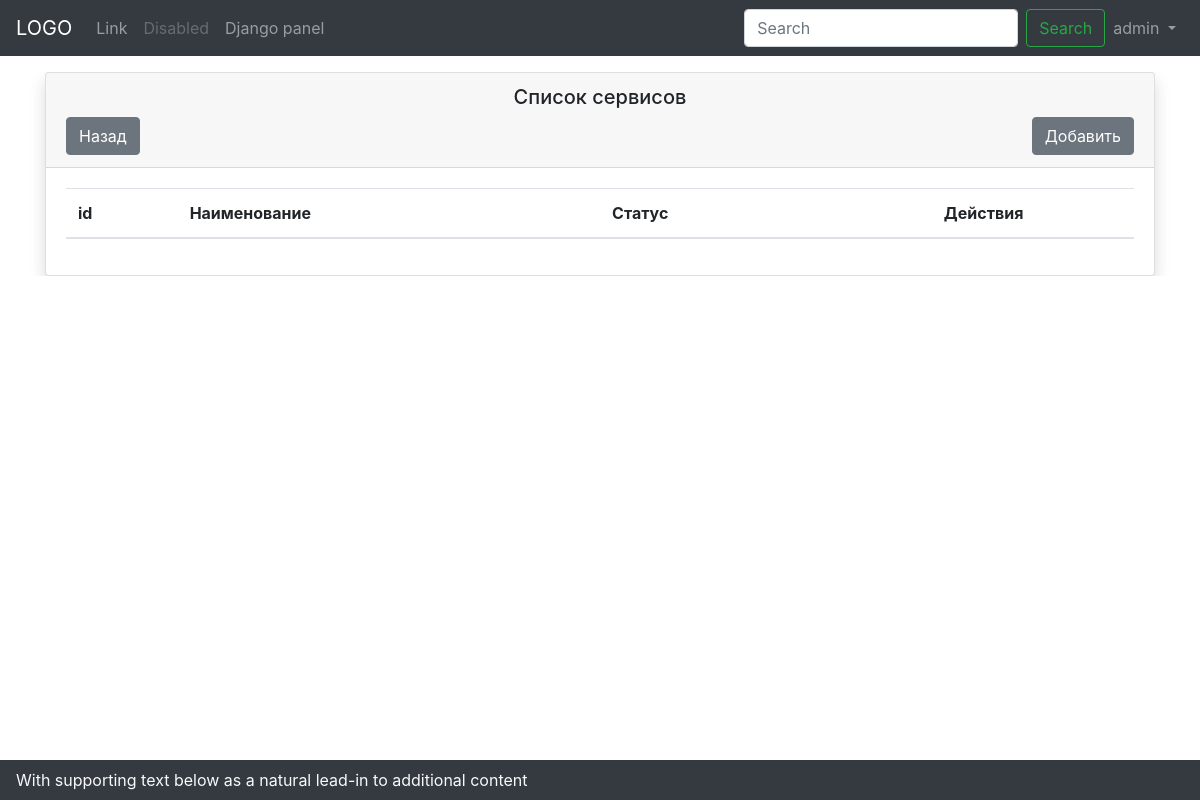
The app's page /service/list/ (signed in), older data.
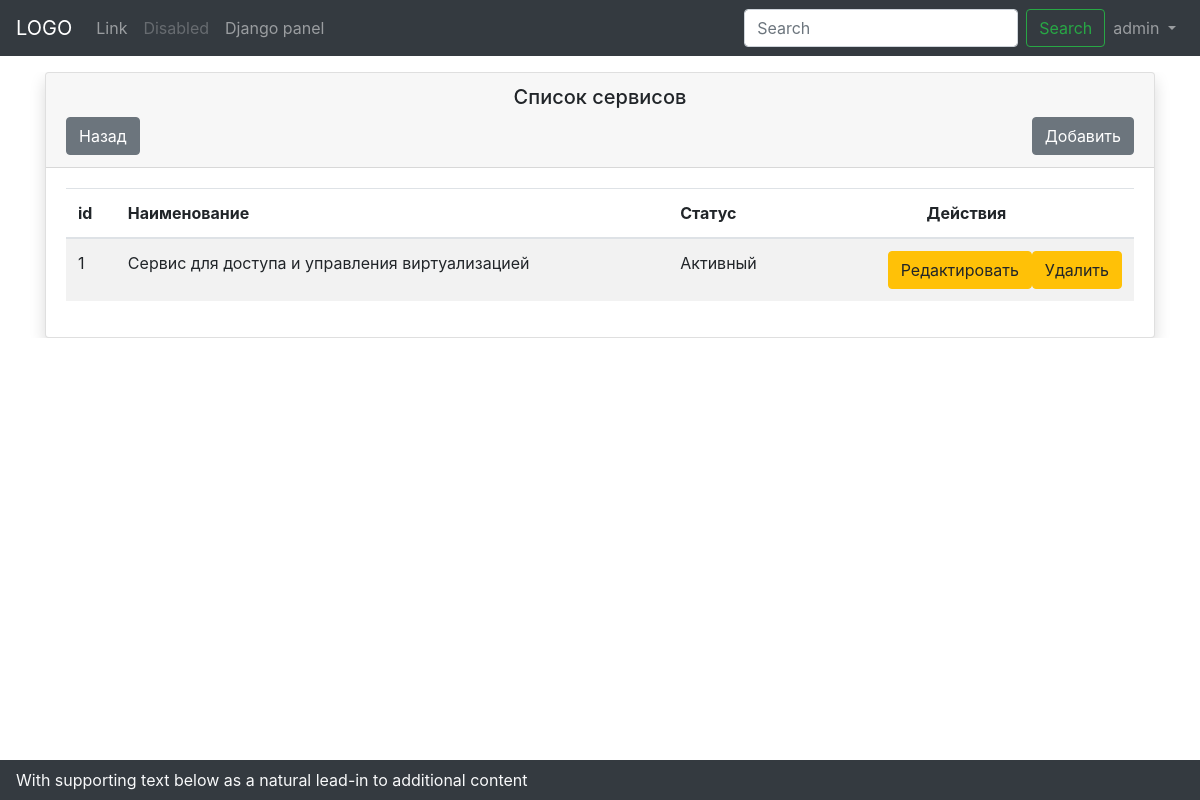
The same page, newer data.
### core/models.py (models this page shows, shortened)
class Service(models.Model):
    fk_permission = models.OneToOneField(
        Permission,
        on_delete=models.CASCADE, blank=True)
    description = models.CharField(max_length=50, verbose_name='Наименование')
    url = models.URLField(unique=True, blank=False, verbose_name='URI ресурса')
    shortcut_path = models.TextField(verbose_name='Путь к ярлыку')
    is_service = models.BooleanField(default=True, verbose_name='Услуга/Служебный')
    status = models.BooleanField(default=True, verbose_name='Статус')
    price = models.FloatField(blank=True, verbose_name='Цена')
    is_create = models.DateTimeField(auto_now_add=True, verbose_name='Дата создания')
    is_update = models.DateTimeField(auto_now=True, verbose_name='Дата модификации')

### core/views.py (the view)
# urls.py: path('service/list/', views.services_list, name='services_list'),
@login_required(login_url='base_login')
def services_list(request):
    context = {'page_title': 'Сервисы'}
    services = Service.objects.all()
    context['services'] = services
    return render(request, "core/services_list.html", context)

### core/templates/core/services_list.html
{% extends "core/index.html" %}
{% block content %}
<div class="container my-3">
    <div class="row">
        <div class="col overflow-auto">
            <div class="card shadow">
                <div class="card-header">
                    <h5  class="text-center">Список сервисов</h5>
                    <a type = "button" class="btn btn-secondary float-left" href="/">Назад</a>
                    <a type="button" class="btn btn-secondary float-right" href="{% url 'service_create' %}">
                        Добавить
                    </a>
                </div>
                <div class="card-body">
                     <table class="table table-striped overflow-auto" onclick="idvalue()">
                        <thead>
                            <tr>
                                <th>id</th>
                                <th>Наименование</th>
                                <th>Статус</th>
                                <th colspan="2" class = "text-center">Действия</th>
                            </tr>
                        </thead>
                        <tbody>
                            {% for service in services %}
                            <tr>
                                <td>{{ service.pk }}</td>
                                <td>{{ service.description }}</td>
                                <td>
                                    {% if service.status %}
                                        Активный
                                    {% else %}
                                        Неактивый
                                    {% endif %}
                                </td>
                                <td>
                                    <a class="btn btn-warning float-right" href="{% url 'service_delete' service.pk %}">
                                        Удалить
                                    </a>
                                    <a class="btn btn-warning float-right" href="{% url 'service_update' service.pk %}">
                                        Редактировать
                                    </a>
                                </td>
                            </tr>
                            {% endfor %}
                        </tbody>
                     </table>
                </div>
            </div>
        </div>
    </div>
</div>
{% endblock content%}

Row changes from the older to the newer data that the page shows:
added Service: pk "1", description "Сервис для доступа и управления виртуализацией", status "Активный"
